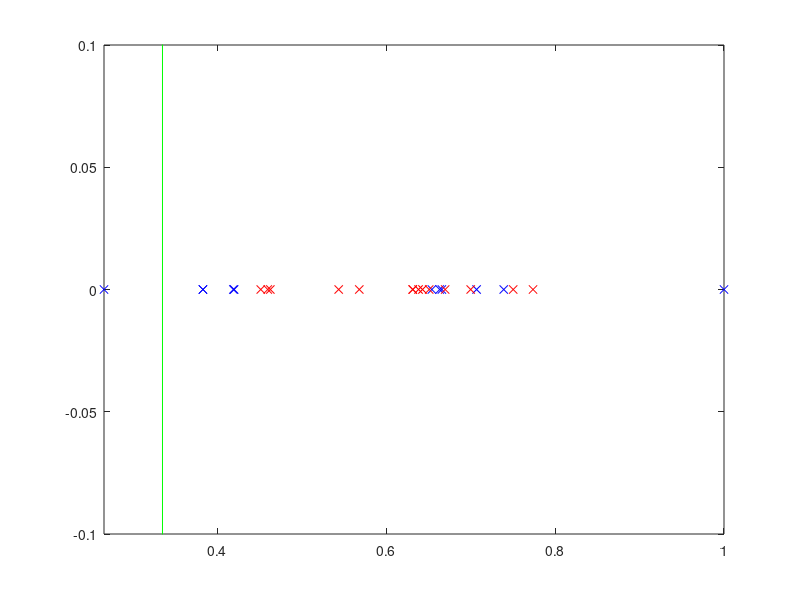

The MATLAB script that drew this image:
hold off;
x0p = [0.2657382049026349 0.3828763066664504 0.3828763066664504 0.41989442030483143 0.41897740441179065 0.7070069493114036 0.7391383125681334 0.6658547271620963 0.6539776759364536 0.66331839903116 1.0 ];
x0n = [0.5436762671486949 0.5680810602797662 0.46273016477796597 0.4596759177410345 0.4513765013645212 0.6314260817414836 0.6429203798468381 0.6382705775038989 0.6508811577441465 0.6313671651094577 0.7000085798489516 0.7503499076641296 0.7738171921650281 0.6697799274440895 ];
w0 = -668.4920816421509;
hold off;
zrp = zeros(1,length(x0p));
zrn = zeros(1,length(x0n));
plot(x0p,zrp,'xb');
hold on;
plot(x0n,zrn,'xr');
xc=[0.3349949617333902 0.3349949617333902];
yc=[-1 1];
plot(xc,yc,'g');
axis([min([x0p x0n]) max([x0p x0n]) -0.1 0.1]);
